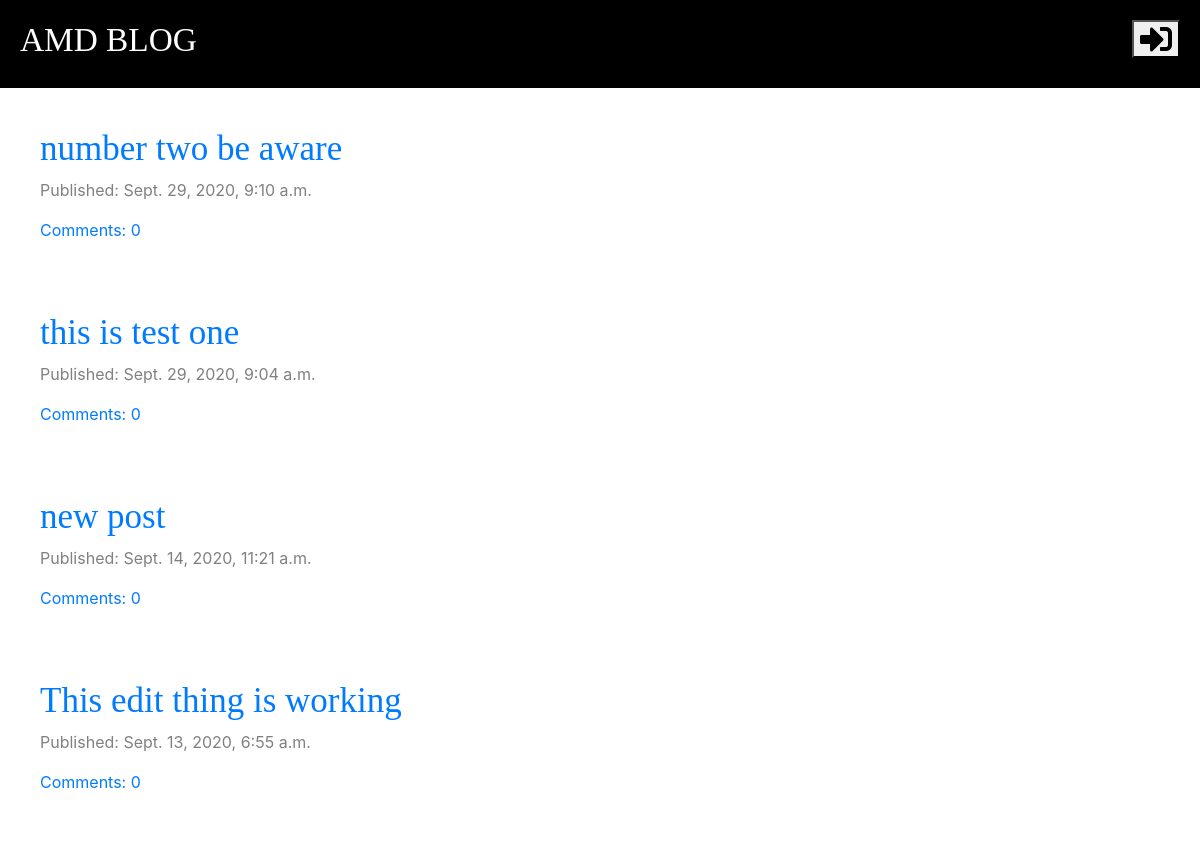
The app's page / (upper part), older data.
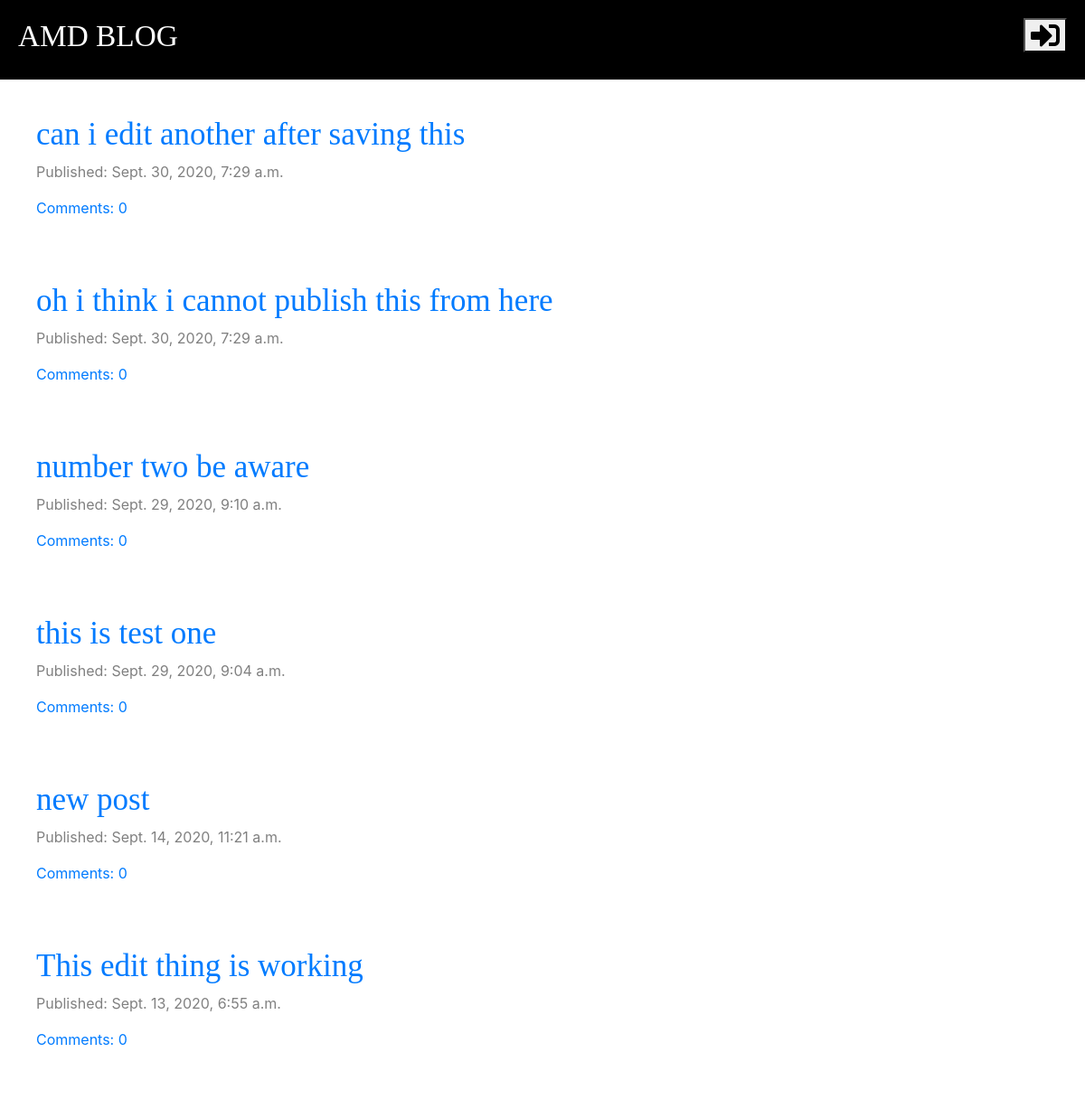
The same page, newer data.
### blog/models.py (models this page shows, shortened)
class Post(models.Model):
    author = models.ForeignKey('auth.User', on_delete=models.CASCADE)
    title = models.CharField(max_length=200)
    text = models.TextField()
    created_date = models.DateTimeField(default=timezone.now)
    published_date = models.DateTimeField(blank=True, null=True)
    def approved_comments(self):
        return self.comments.filter(approved=True)

### blog/views.py (the view)
# urls.py: path('', views.post_list, name='post_list'),
def post_list(request):
    posts = Post.objects.filter(published_date__lte=timezone.now()).order_by('-published_date')
    stuff_for_frontend = {'posts': posts}
    return render(request, 'blog/post_list.html', stuff_for_frontend)

### blog/templates/blog/post_list.html
{% extends "blog/base.html" %}
{% block content %}
    {% for post in posts %}
        <div class="post">
            <h2><a href="{% url 'post_detail' pk=post.pk%}">{{ post.title }}</a></h2>
            <div class="date">
                <p>Published: {{ post.published_date }}</p>
            </div>
            <a href="{% url 'post_detail' pk=post.pk %}">Comments: {{ post.approved_comments.count }}</a>
        </div>
    {% endfor %}
{% endblock content %}

Row changes from the older to the newer data that the page shows:
added Post: title "can i edit another after saving this", published_date "Sept. 30, 2020, 7:29 a.m.", approved_comments.count "0"
added Post: title "oh i think i cannot publish this from here", published_date "Sept. 30, 2020, 7:29 a.m.", approved_comments.count "0"
